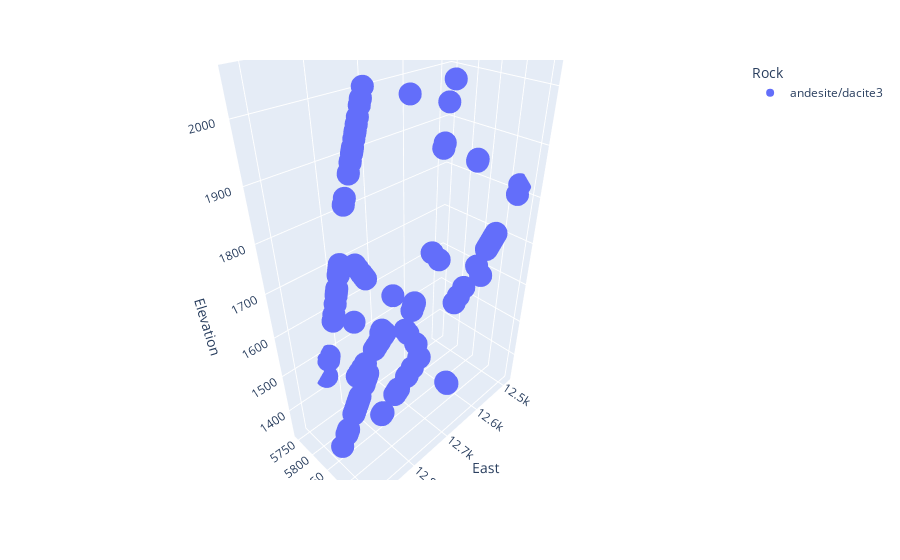

Notebook source saved alongside this figure:
### Code cell
# andesite/dacite3 is a problematic cluster and scatters across both hbl and mt fractionation trends
df_andesite_dacite3 = df[df["Rock"]=='andesite/dacite3']
fig = px.scatter_3d(df_andesite_dacite3, x='East', y='North', z='Elevation',
              color='Rock')
fig.show()

### Figure 1 — Plotly figure (JSON) as saved in the notebook; plotly's stock layout.template omitted (floating-point values rounded to 4 significant figures; data arrays with more than 128 entries replaced by an {"elided": "..."} marker saying what was removed)
{"data": [{"hovertemplate": "Rock=andesite/dacite3<br>East=%{x}<br>North=%{y}<br>Elevation=%{z}<extra></extra>", "legendgroup": "andesite/dacite3", "marker": {"color": "#636efa", "symbol": "circle"}, "mode": "markers", "name": "andesite/dacite3", "scene": "scene", "showlegend": true, "type": "scatter3d", "x": {"elided": "159 float values"}, "y": {"elided": "159 float values"}, "z": {"elided": "159 float values"}}], "layout": {"legend": {"title": {"text": "Rock"}, "tracegroupgap": 0}, "margin": {"t": 60}, "scene": {"domain": {"x": [0, 1], "y": [0, 1]}, "xaxis": {"title": {"text": "East"}}, "yaxis": {"title": {"text": "North"}}, "zaxis": {"title": {"text": "Elevation"}}}}}
